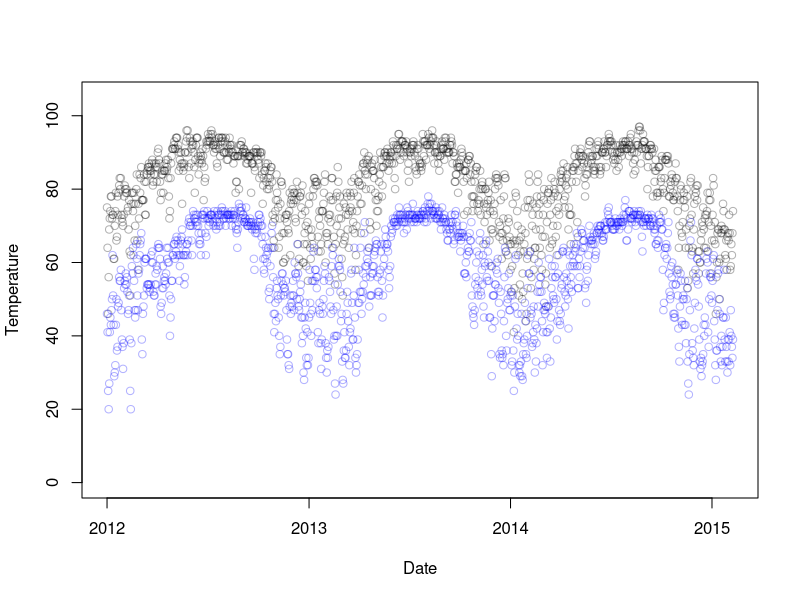
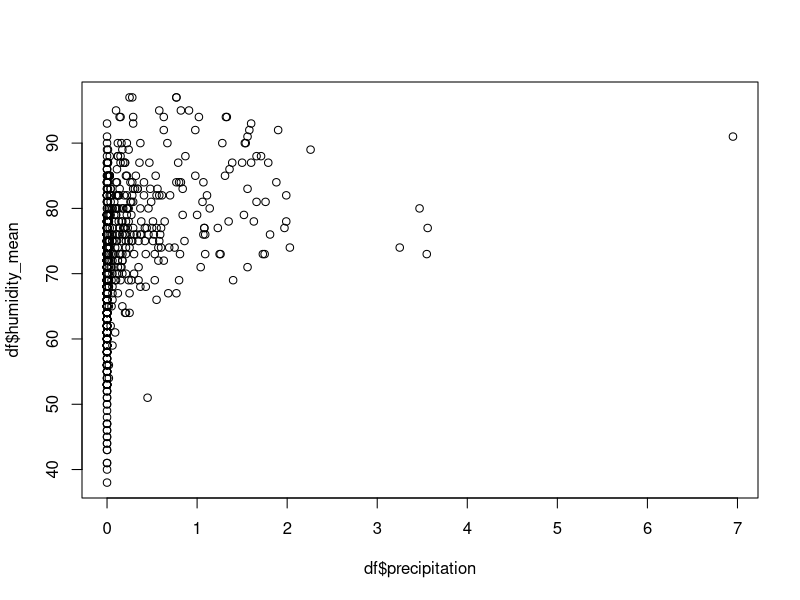
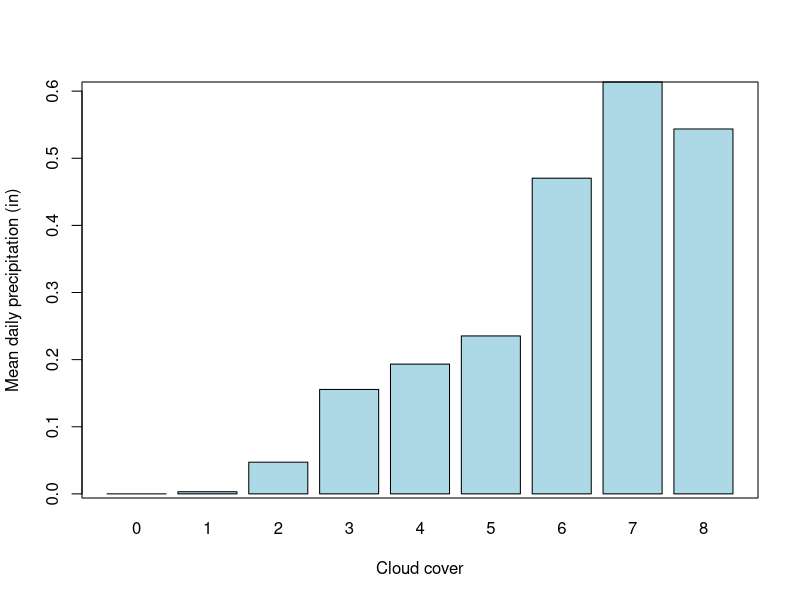
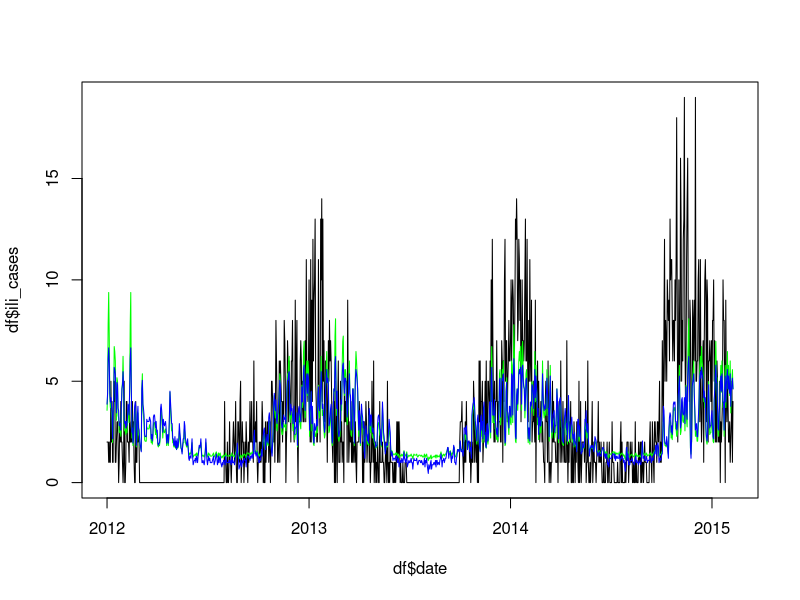
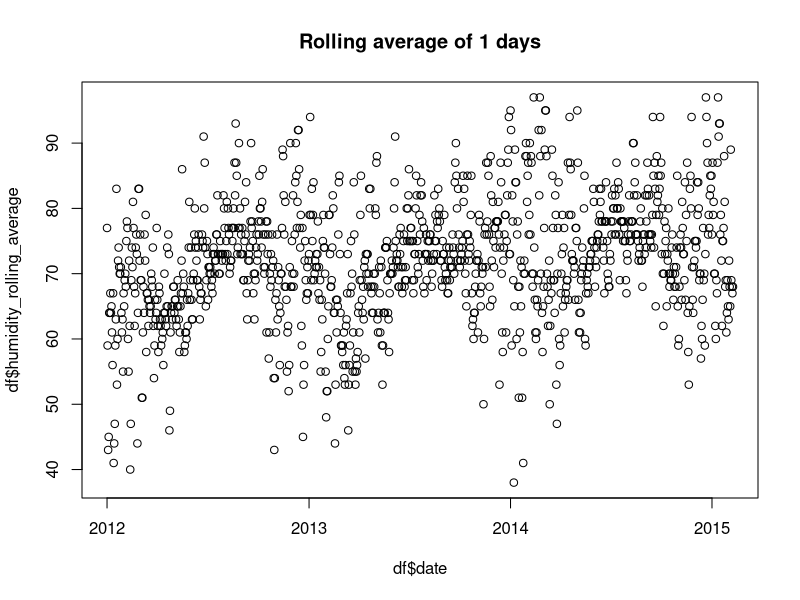
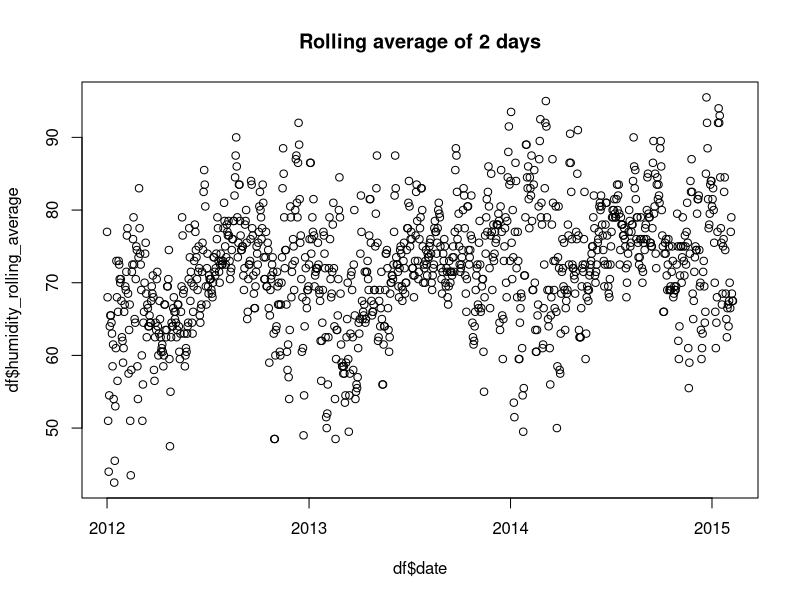
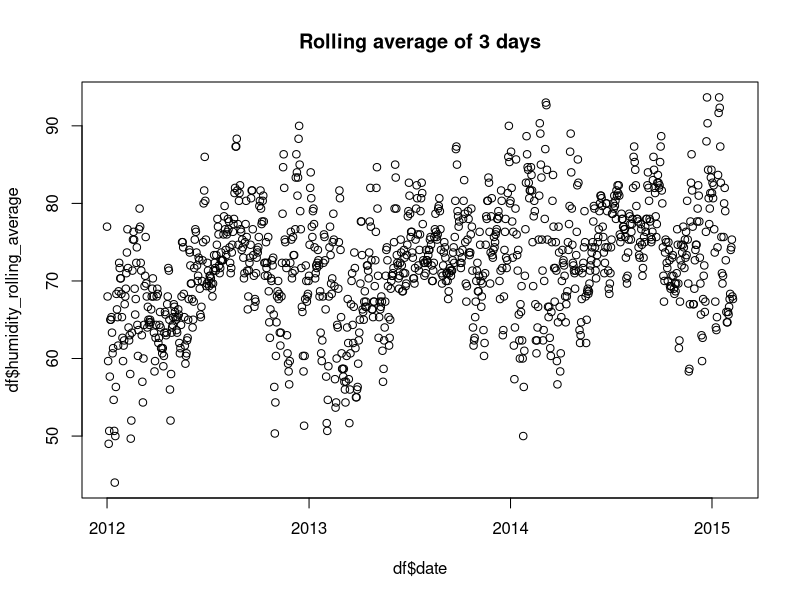
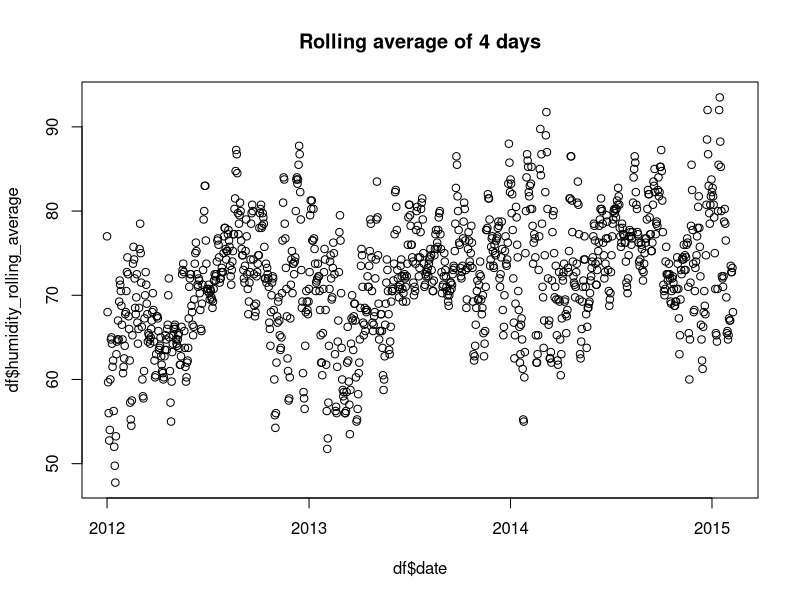

These figures' R source, in order:
options(stringsAsFactors = FALSE)

#####
# LOAD NICE PACKAGES
#####
library(dplyr)

#####
# SET WORKING DIRECTORY TO WHEREVER 
# YOU'VE GOT THE ILI / ED / WEATHER DATA
#####
setwd('uf/phc7000/time_series')

#####
# READ IN ILI AND ALL ED DATA
#####
ili <- read.csv('ili.csv')
ed <- read.csv('all_emergency_alachua.csv')

#####
# READ IN WEATHER DATA
# (use the get_weather.R script to scrape weather data)
#####
weather <- read.csv('gainesville_weather.csv')

#####
# MERGE ALL TOGETHER
#####
temp <- left_join(x = ed, 
                  y = ili,
                  by = "date")
df <- left_join(x = temp,
                y = weather,
                by = "date")
rm(temp)

####
# CLEAN UP A FEW COLUMNS
####
# format "date" as a date object
df$date <- as.Date(df$date)

# make sure "precipitation" is numeric
df$precipitation <- as.numeric(df$precipitation)

#####
# MAKE SOME FUN PLOTS
#####

# max daily temperature
plot(df$date, df$temp_max, xlab = "Date", ylab = "Temperature",
     col = adjustcolor("black", alpha.f = 0.3),
     ylim = c(0, 105))

# add minimum points
points(df$date, df$temp_min,
       col = adjustcolor("blue", alpha.f = 0.3))

# precipitation

# mean humidity

# correlation precipitation / humidity
plot(df$precipitation, df$humidity_mean)

# correlation min and max temp


# correlation cloud cover and precipitation
grouped <- df %>% group_by(cloud_cover) %>%
  summarise(precipitation = mean(precipitation, na.rm = TRUE))

barplot(grouped$precipitation,
        names.arg = grouped$cloud_cover,
        col = "lightblue",
        xlab = "Cloud cover",
        ylab = "Mean daily precipitation (in)")
box("plot")

#####
# TASK
#####

###
# 1. MAKE SOME INTERESTING FEATURES 
###
# day of week
df$day_of_week <- weekdays(df$date)

# weekend

# month

# day of year

# ili_cases as a percentage of all_cases

# mean rolling 21 day humidity average
df$rolling_average <- NA
for (i in 1:nrow(df)){
  df$rolling_average[i] <- 
    mean(df$humidity_mean[which(df$date > (df$date[i] - 21))], na.rm= TRUE)
}

###
# 2. PLOT CORRELATION BETWEEN DAY OF YEAR AND ILI CASES
###

###
# 3. PLOT CORRELATION BETWEEN HUMIDITY 
###

###
# 4. MAKE LINEAR MODEL TO PREDICT ILI CASES
###


###
# 5. DO THE SAME BUT USING POISSON
###
# (the logarithm of ili_cases is a function of...)
fit <- glm(ili_cases ~ temp_min,
           data = df,
           family = poisson(link = 'log'))
exp(coef(fit))

# Quasipoisson
fit_qpois <- glm(ili_cases ~ temp_min, 
                 data = df,
                 family = quasipoisson)

# Negative binomial regression
fit_nbi <- glm(ili_cases ~ temp_min,
               data = df)

# Add predictions
df$predicted_poisson <- predict(fit, newdata = df, type = "response")
df$predicted_qpois <- predict(fit_qpois, newdata = df, type = "response")
df$predicted_nbi <- predict(fit_nbi, newdata = df, type = "response")

# Visualize
plot(df$date, df$ili_cases, type = "l")
lines(df$date, df$predicted, col = "red", type = "l")
lines(df$date, df$predicted_qpois, col = "green", type = "l")
lines(df$date, df$predicted_nbi, col = "blue", type = "l")

###
# 6. WHICH DID BETTER / POISSON OR GAUSSIAN?
### 



#############################
# TRICKS
#############################



# What happens when you adjust your lag?
# mean rolling humidity average
for(j in 0:30){
  df$humidity_rolling_average <- NA
  for (i in 1:nrow(df)){
    df$humidity_rolling_average[i] <- 
      mean(df$humidity_mean[which(df$date >= (df$date[i] - j) &
                                    df$date <= df$date[i])], na.rm= TRUE)
  }
  plot(df$date, df$humidity_rolling_average, main = paste0("Rolling average of ", j+1, " days"))
  Sys.sleep(1)
}

# mean rolling max temperature average
plot(df$date, df$temp_max, col = adjustcolor("black", alpha.f = 0.3))
plot(df$date, df$temp_max,  type = "n")

for(j in seq(5,365,5)){
  df$temp_max_rolling_average <- NA
  df$temp_min_rolling_average <- NA
  
  for (i in 1:nrow(df)){
    df$temp_max_rolling_average[i] <- 
      mean(df$temp_max[which(df$date >= (df$date[i] - j) &
                                    df$date <= df$date[i])], na.rm= TRUE)
    df$temp_min_rolling_average[i] <- 
      mean(df$temp_min[which(df$date >= (df$date[i] - j) &
                                    df$date <= df$date[i])], na.rm= TRUE)
  }
  lines(df$date, df$temp_max_rolling_average,
        col = adjustcolor("darkred", alpha.f = 0.3))
  lines(df$date, df$temp_min_rolling_average,
        col = adjustcolor("blue", alpha.f = 0.3))
  #text(main = paste0("Rolling average of ", j+1, " days"))
  Sys.sleep(0.2)
}

#####
# ARIMA
#####
# Create time series object
ts2 <- ts(df$ili_cases,#[which(df$date <= "2014-01-01")],
          start = c(2012, 1),
          end = c(2015,12),
          frequency = 365)

# Seasonal decomposition
fit <- stl(ts2, s.window = "period")
plot(fit)

# additional plots
monthplot(ts2)
library(forecast)
seasonplot(ts2)

# fit an ARIMA model of order P, D, Q
fit <- arima(ts2, order=c(1, 0, 0))
             
# predictive accuracy
accuracy(fit)

# predict next 5 observations
forecast(fit, 5)
plot(forecast(fit, 5))

# Automated forecasting using an exponential model
fit <- ets(ts2)

# Automated forecasting using an ARIMA model
fit <- auto.arima(ts2)

